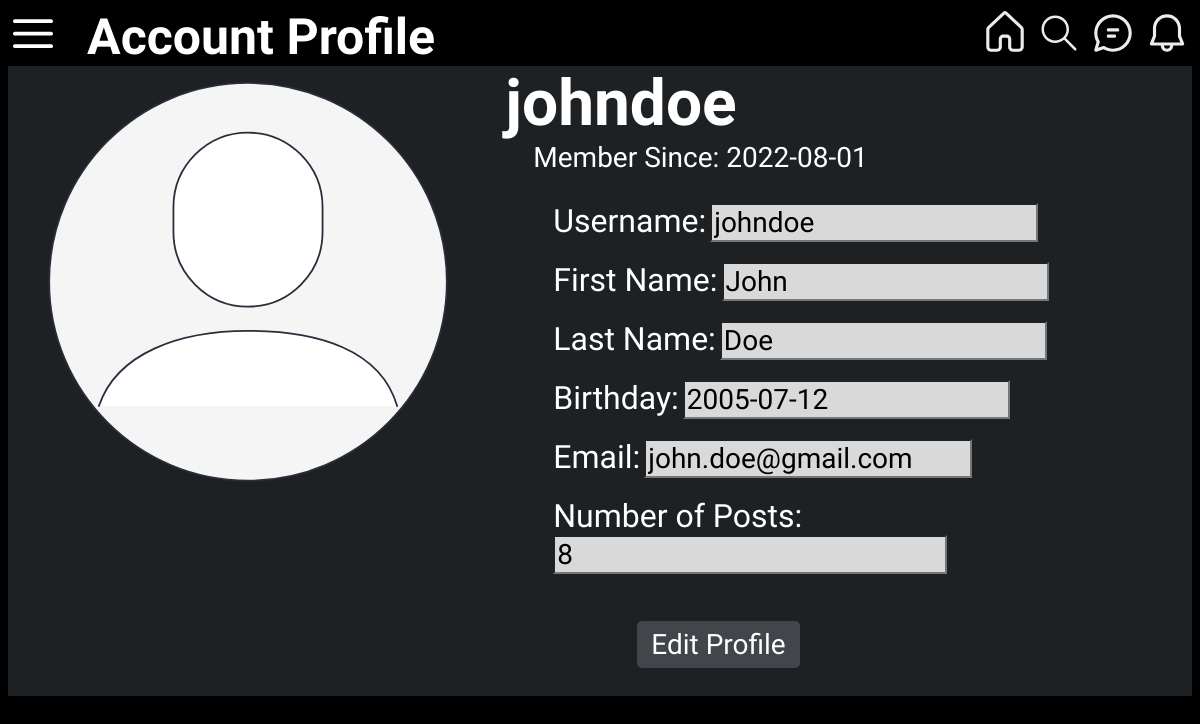
The app's page /account.php (signed in) with its own data.
### tables this page shows
CREATE TABLE Users (
	userID INT NOT NULL AUTO_INCREMENT,
	username VARCHAR(20) NOT NULL,
	firstName VARCHAR(255) NOT NULL,
	lastName VARCHAR (255) NOT NULL,
	email VARCHAR(255) NOT NULL,
	password CHAR(32) NOT NULL,
	birthdate DATE,
	role VARCHAR(5) NOT NULL,
	dateJoined TIMESTAMP,
	profilePic VARCHAR(255) DEFAULT "images/profile.svg",
	PRIMARY KEY(userID),
	KEY username (username),
	UNIQUE(username)
);

### account.php (the view, shortened to what this page needs)
<?php
    try {
        $con = new PDO(DBCONN,DBUSER,DBPASS);
        $con -> setAttribute(PDO::ATTR_ERRMODE, PDO::ERRMODE_EXCEPTION);
    } catch (\Throwable $e) {
        echo("Connection Failed ".$e->getMessage()."<br>");
    }
    $sql = "SELECT * FROM Users WHERE username = ?";
    $stmt = $con ->prepare($sql);
    $stmt -> bindValue(1,$_SESSION["username"], PDO::PARAM_STR);
    $stmt -> execute();
    $result = $stmt -> fetch(PDO::FETCH_ASSOC);
?>
<!DOCTYPE html>
<html>
<head>
    <link rel="stylesheet" href="css/account.css" />
</head>
<body>
    <article>
        <header class="header">
            <div class="navigation">
                <a href="#"><img id="navIcon" src="images/navigation.svg" alt="navigation_icon"></a>
            </div>
            <p>Account Profile</p>
            <ul>
                <li>
                    <a href="home_page.php"><img id="home" src="images/home.svg" alt="home_button"></a>
                </li>
                <li>
                    <a href="#"><img id="search" src="images/search.svg" alt="search_button"></a>
                </li>
                <li>
                    <a href="#"><img id="dm" src="images/chat.svg" alt="direct_message_button"></a>
                </li>
                <li>
                    <a href="#"><img id="notification" src="images/alert.svg" alt="notification_button"></a>
                </li>
            </ul>
        </header>
        <section class="avatar">
            <figure>
                <img src=<?php echo($result["profilePic"]);?> alt="Profile picture" id="profPic">
            </figure>
        </section>
        <section class="userInfo">
            <p id="username"><?php echo($result["username"]);?></p>
            <p id="joinDate">Member Since:
                <?php
                    $tstamp = strtotime($result["dateJoined"]);
                    echo(date("Y-m-d",$tstamp));
                ?>
            </p>
            <form method="post" action="http://localhost/COSC-360-Project---Forum/updateAcc.php" name="accContent">
                <label for="uname">Username:</label>
                <input type="text" name="uname" value=<?php echo($result["username"]);?> readonly>
                <br><br>
                <label for="fname">First Name:</label>
                <input type="text" name="fname" value=<?php echo($result["firstName"]);?> readonly>
                <br><br>
                <label for="lname">Last Name:</label>
                <input type="text" name="lname" value=<?php echo($result["lastName"]);?> readonly>
                <br><br>
                <label for="bday">Birthday:</label>
                <input type="text" name="bday" value=<?php echo($result["birthdate"]);?> readonly>
                <br><br>
                <label for="email">Email:</label>
                <input type="text" name="email" value=<?php echo($result["email"]);?> readonly>
                <br><br>
                <label for="postCount">Number of Posts:</label>
                <input type="number" name="postCount" value="8" readonly>
                <br><br>
                <button id="editProfile" type="submit" form="accContent">Edit Profile</button>
            </form>
        </section>
    </article>
</body>
</html>

### css/account.css (style rules this page uses)
* { font-family: "Smooch Sans"; }
body, .header, .footer { background-color: black; }
article { width: 100%; background-color: #1E2124; clear: none; transition: all 0.5 ease; color: white; overflow: auto; height: 100%; }
.header { clear: none; }
.header .navigation { display: inline-block; }
.navigation a:link, .navigation a:visited { text-decoration: none; }
.header { display: block; }
.header p { display: inline; color: white; font-size: 50px; font-weight: bold; margin-top: 0; margin-bottom: 0; margin-left: 0.5em; vertical-align: top; }
.header ul { display: inline; float: right; margin-top: 0; margin-bottom: 0; }
.header li { display: inline; }
#home, #search, #dm, #notification { width: 50px; height: 50px; filter: invert(100%) sepia(0%) saturate(2%) hue-rotate(226deg) brightness(106%) contrast(101%); }
#navIcon { width: 50px; height: 50px; }
.avatar { float: left; height: auto; width: 39%; }
.userInfo { float: right; height: auto; width: 58%; }
.avatar figure { height: 400px; width: 400px; text-align: center; }
.avatar #profPic { border-radius: 50%; height: 400px; width: 400px; text-align: center; }
.userInfo label { font-size: 32px; }
input[type="text"] { display: inline-block; width: 50%; font-size: 28px; background-color: #D9D9D9; }
input[type="number"] { display: inline-block; width: auto; font-size: 28px; background-color: #D9D9D9; }
#username { font-size: 64px; font-weight: 700; margin: 0; }
#joinDate { font-size: 28px; margin-left: 1em; margin-top: 0; }
[name="accContent"] { margin-left: 3em; }
#editProfile, #saveProfile, #cancelChanges { color: white; background-color: #424549; font-size: 28px; border: none; border-radius: 5px; padding: 0.25em 0.5em 0.25em 0.5em; margin-bottom: 1em; margin-top: 1em; margin-left: 3em; }

### records on screen
users: profilePic (placeholder picture), username "johndoe", dateJoined "2022-08-01", uname "johndoe", fname "John", lname "Doe", bday "2005-07-12", email "john.doe@gmail.com"
